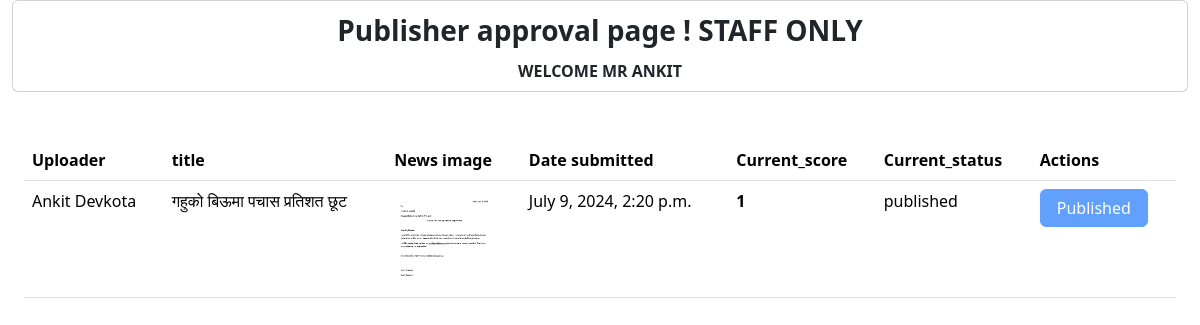
Screenshot of /news_publish/published_news/ (signed in) with the database file from the repository.
### news_publishing/models.py (models this page shows, shortened)
class notice_submission(models.Model):
    notice_title=models.CharField(max_length=200,null=False,default='null')
    Uploader=models.ForeignKey(CustomUser,on_delete=models.CASCADE)
    notice=models.ImageField(upload_to='submitted_notices/',blank=False,null=False)
    date_submitted = models.DateTimeField(auto_now_add=True)
    STATUS_WAITING = 'waiting'
    STATUS_PUBLISHED= 'published'
    STATUS_CHOICES = [
        (STATUS_WAITING, 'WAITING'),
        (STATUS_PUBLISHED, 'PUBLISHED'),
    ]
    status = models.CharField(
        max_length=10,
        choices=STATUS_CHOICES,
        default=STATUS_WAITING,
    )

class scoreboard(models.Model):
    User = models.OneToOneField(CustomUser, on_delete=models.CASCADE,unique=True,related_name='scoreboard_track')
    Score= models.IntegerField(default=0)

### accounts/models.py (models this page shows)
class CustomUser(AbstractUser):
    username = None
    email = models.EmailField(max_length=100, null=True)
    Name = models.CharField(max_length=150)
    Contact_no = models.CharField(max_length=100, unique=True)
    Province = models.CharField(max_length=100)
    District = models.CharField(max_length=100)
    Local_government = models.CharField(max_length=100)
    identity_proof = models.ImageField(upload_to='proof_document/')
    date_joined = models.DateTimeField(auto_now_add=True)
    USERNAME_FIELD = 'Contact_no'
    REQUIRED_FIELDS = ()
    FARMER_USER = 'Farmer'
    OFFICIAL_USER = 'Official'
    STATUS_CHOICES = [
        (FARMER_USER, 'FARMER'),
        (OFFICIAL_USER, 'Official'),
    ]
    user_type = models.CharField(
        max_length=10,
        choices=STATUS_CHOICES,
        default=FARMER_USER,
    )
    objects = UserManager()
    def __str__(self):
        return self.Name

### news_publishing/views.py (the view)
# urls.py: path("published_news/", views.published_news, name="news_list"),
@login_required(login_url='login')
def published_news(request):
    published_news = notice_submission.objects.all()
    return render(request, 'publish_news/published_news.html', {'published_news': published_news})

### templates/publish_news/published_news.html (shortened to what this page needs)
<!DOCTYPE html>
<html lang="en">
<head>
    <link
            href="https://cdn.jsdelivr.net/npm/bootstrap@5.3.3/dist/css/bootstrap.min.css"
            rel="stylesheet"
    />
</head>
<body>
<div class="container-fluid">
    <div class="card">
        <div class="card-title text-center fw-bolder mt-2 fs-3">
            Publisher approval page ! STAFF ONLY
        </div>
        <div class="card-title text-center fw-bolder">WELCOME MR ANKIT</div>
    </div>
    <div class="container-fluid mt-5">
        <table class="table table-hover">
            <tr>
                <thead>
                <th>Uploader</th>
                <th>title</th>
                <th>News image</th>
                <th>Date submitted</th>
                <th>Current_score</th>
                <th>Current_status</th>
                <th>Actions</th>
                </thead>
            </tr>
            <tbody>
            {% for char in published_news %}
                <tr>
                    <td>{{ char.Uploader }}</td>
                    <td>{{ char.notice_title }}</td>
                    <td>
                        <a href="{{ char.notice.url }}">
                            <img
                                    src="{{ char.notice.url }}"
                                    style="height: 100px; width: 100px"
                            /></a>
                    </td>
                    <td>{{ char.date_submitted }}</td>
                    <th>{{ char.Uploader.scoreboard_track.Score }}</th>
                    <td>{{ char.status }}</td>
                    {% if char.status == 'waiting' %}
                        <td>
                            <button class="btn btn-success px-4">
                                <a href="{% url 'notice_approve' char.id %}" style="color:white;text-decoration: none;">Publish</a>
                            </button>
                        </td>
                        {% else %}
                        <td>
                        <button class="btn btn-primary px-3" disabled>Published</button>
                        </td>
                    {% endif %}
                </tr>
            {% endfor %}
            </tbody>
        </table>
    </div>
</div>
</body>
</html>

### rows the page displays
notice_submission: Uploader "Ankit Devkota", notice_title "गहुको बिऊमा पचास प्रतिशत छूट", notice (picture), date_submitted "July 9, 2024, 2:20 p.m.", Uploader.scoreboard_track.Score "1", status "published", shows "Published"
